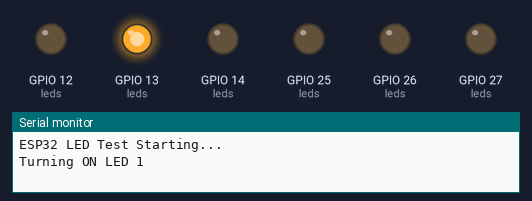
Simulated run of this sketch. Board: ESP32. On the bench: output pins drawn as LEDs (lit = HIGH), the last lines printed to the serial monitor.

Above: at 0.2 s.
At 0.9 s:
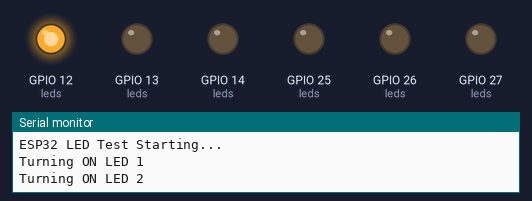
At 1.6 s:
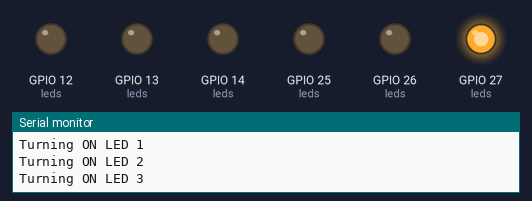
At 3.7 s:
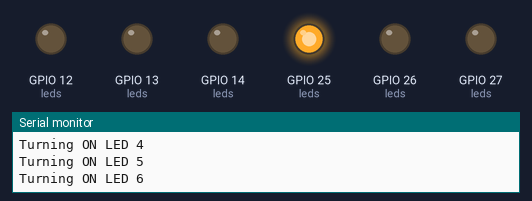
At 5.4 s:
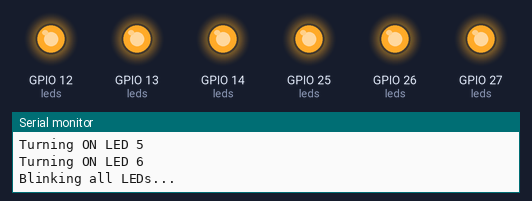
At 7.4 s:
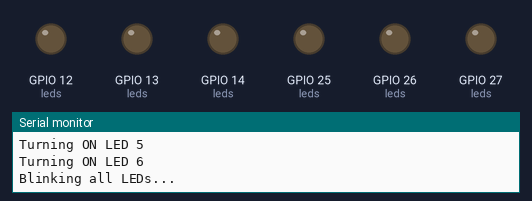
Timing chart, 0 to 10.7 s (numbered marks = the images above):
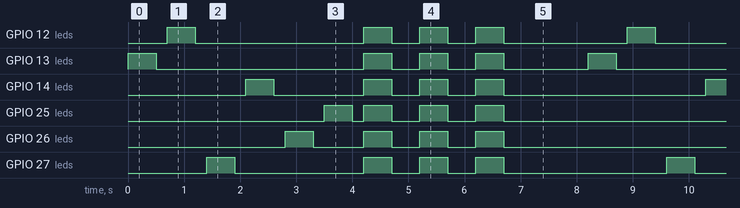

Measured:
- by itself, GPIO 12 (leds): repeats every 8.2 s: LOW 3.0 s, 2 × (HIGH 0.50 s, LOW 0.50 s), HIGH 0.50 s, LOW 2.2 s, HIGH 0.50 s
- by itself, GPIO 13 (leds): repeats every 8.2 s: LOW 3.7 s, 2 × (HIGH 0.50 s, LOW 0.50 s), HIGH 0.50 s, LOW 1.5 s, HIGH 0.50 s
- by itself, GPIO 14 (leds): repeats every 8.2 s: LOW 1.6 s, 2 × (HIGH 0.50 s, LOW 0.50 s), HIGH 0.50 s, LOW 3.6 s, HIGH 0.50 s
- by itself, GPIO 25 (leds): repeats every 8.2 s: LOW 0.20 s, 2 × (HIGH 0.50 s, LOW 0.50 s), HIGH 0.50 s, LOW 5.0 s, HIGH 0.50 s
- by itself, GPIO 26 (leds): repeats every 8.2 s: LOW 0.90 s, 2 × (HIGH 0.50 s, LOW 0.50 s), HIGH 0.50 s, LOW 4.3 s, HIGH 0.50 s
- by itself, GPIO 27 (leds): repeats every 8.2 s: LOW 2.3 s, 2 × (HIGH 0.50 s, LOW 0.50 s), HIGH 0.50 s, LOW 2.9 s, HIGH 0.50 s

The sketch:

ledtest.ino
```cpp
// === LED Pin Assignments ===
const int LED1 = 13;
const int LED2 = 12;
const int LED3 = 27;
const int LED4 = 14;
const int LED5 = 26;
const int LED6 = 25;

const int leds[] = {LED1, LED2, LED3, LED4, LED5, LED6};
const int ledCount = sizeof(leds) / sizeof(leds[0]);

void setup() {
  // Initialize serial for debugging
  Serial.begin(115200);
  Serial.println("ESP32 LED Test Starting...");

  // Set all LED pins as outputs
  for (int i = 0; i < ledCount; i++) {
    pinMode(leds[i], OUTPUT);
    digitalWrite(leds[i], LOW); // all off at start
  }
}

void loop() {
  // Test each LED one by one
  for (int i = 0; i < ledCount; i++) {
    Serial.print("Turning ON LED ");
    Serial.println(i + 1);

    digitalWrite(leds[i], HIGH);
    delay(500);

    digitalWrite(leds[i], LOW);
    delay(200);
  }

  // Blink all LEDs together 3 times
  Serial.println("Blinking all LEDs...");
  for (int j = 0; j < 3; j++) {
    for (int i = 0; i < ledCount; i++) digitalWrite(leds[i], HIGH);
    delay(500);
    for (int i = 0; i < ledCount; i++) digitalWrite(leds[i], LOW);
    delay(500);
  }

  // Small pause before next cycle
  delay(1000);
}
```
